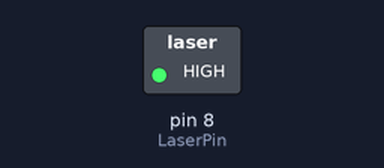
The sketch below on a simulated Arduino Uno, built with avr-gcc and run on an emulated ATmega328P. Shown: switched loads named in the sketch (green lamp = pin HIGH).

Above: at 0.1 s.
Timing chart, 0 to 1.6 s (numbered marks = the images above):
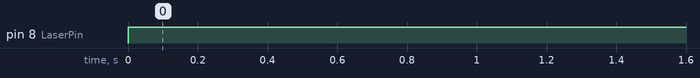

The sketch:

Latihan23_Laser.ino
```cpp
#define LaserPin 8


void setup ()
{
  pinMode (LaserPin, OUTPUT);
}
void loop () {
  digitalWrite (LaserPin, HIGH);
  //   delay (1000);
  //   digitalWrite (LaserPin, LOW);
  //   delay (1000);
}
```

Measured:
- by itself, pin 8 (LaserPin): LOW → HIGH at 0.00 s
